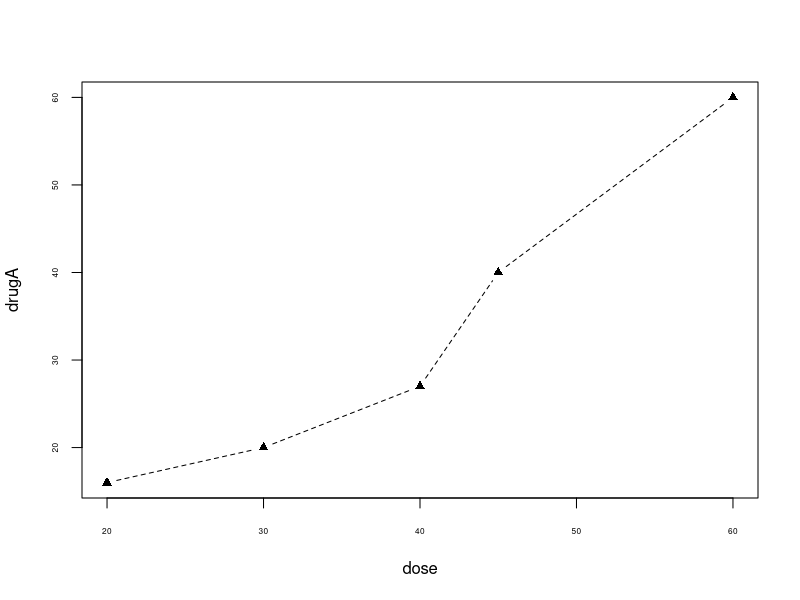

Reproduce this figure in R.

dose  <- c(20, 30, 40, 45, 60)
drugA <- c(16, 20, 27, 40, 60)
drugB <- c(15, 18, 25, 31, 40)

#opar <- par(no.readonly=TRUE)
#par(lty=2, pch=17)
#plot(dose, drugA, type="b")
# par(opar)
plot(dose, drugA, type="b", lty=2, pch=17, cex.axis=0.5)

